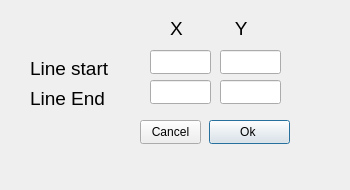
<?xml version="1.0" encoding="UTF-8"?>
<ui version="4.0">
 <class>LineDialog</class>
 <widget class="QDialog" name="LineDialog">
  <property name="geometry">
   <rect>
    <x>0</x>
    <y>0</y>
    <width>350</width>
    <height>190</height>
   </rect>
  </property>
  <property name="maximumSize">
   <size>
    <width>350</width>
    <height>190</height>
   </size>
  </property>
  <property name="windowTitle">
   <string>Drawish Create Line</string>
  </property>
  <widget class="QLabel" name="label">
   <property name="geometry">
    <rect>
     <x>170</x>
     <y>20</y>
     <width>101</width>
     <height>16</height>
    </rect>
   </property>
   <property name="font">
    <font>
     <pointsize>14</pointsize>
    </font>
   </property>
   <property name="text">
    <string>X          Y</string>
   </property>
  </widget>
  <widget class="QLabel" name="label_2">
   <property name="geometry">
    <rect>
     <x>30</x>
     <y>60</y>
     <width>101</width>
     <height>16</height>
    </rect>
   </property>
   <property name="font">
    <font>
     <pointsize>14</pointsize>
    </font>
   </property>
   <property name="text">
    <string>Line start</string>
   </property>
  </widget>
  <widget class="QLabel" name="label_3">
   <property name="geometry">
    <rect>
     <x>30</x>
     <y>90</y>
     <width>101</width>
     <height>16</height>
    </rect>
   </property>
   <property name="font">
    <font>
     <pointsize>14</pointsize>
    </font>
   </property>
   <property name="text">
    <string>Line End</string>
   </property>
  </widget>
  <widget class="QLineEdit" name="linexStart">
   <property name="geometry">
    <rect>
     <x>150</x>
     <y>50</y>
     <width>61</width>
     <height>24</height>
    </rect>
   </property>
   <property name="font">
    <font>
     <pointsize>12</pointsize>
    </font>
   </property>
  </widget>
  <widget class="QLineEdit" name="lineyStart">
   <property name="geometry">
    <rect>
     <x>220</x>
     <y>50</y>
     <width>61</width>
     <height>24</height>
    </rect>
   </property>
   <property name="font">
    <font>
     <pointsize>12</pointsize>
    </font>
   </property>
  </widget>
  <widget class="QLineEdit" name="linexEnd">
   <property name="geometry">
    <rect>
     <x>150</x>
     <y>80</y>
     <width>61</width>
     <height>24</height>
    </rect>
   </property>
   <property name="font">
    <font>
     <pointsize>12</pointsize>
    </font>
   </property>
  </widget>
  <widget class="QLineEdit" name="lineyEnd">
   <property name="geometry">
    <rect>
     <x>220</x>
     <y>80</y>
     <width>61</width>
     <height>24</height>
    </rect>
   </property>
   <property name="font">
    <font>
     <pointsize>12</pointsize>
    </font>
   </property>
  </widget>
  <widget class="QPushButton" name="okButton">
   <property name="geometry">
    <rect>
     <x>209</x>
     <y>120</y>
     <width>81</width>
     <height>24</height>
    </rect>
   </property>
   <property name="text">
    <string>Ok </string>
   </property>
  </widget>
  <widget class="QPushButton" name="cancelButton">
   <property name="geometry">
    <rect>
     <x>140</x>
     <y>120</y>
     <width>61</width>
     <height>24</height>
    </rect>
   </property>
   <property name="text">
    <string>Cancel</string>
   </property>
  </widget>
 </widget>
 <resources/>
 <connections/>
</ui>
